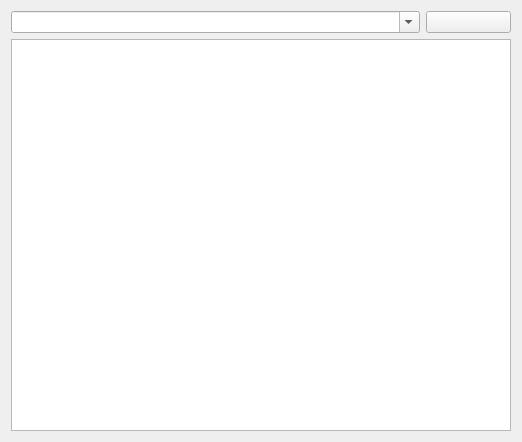
<?xml version="1.0" encoding="UTF-8"?>
<ui version="4.0">
 <class>WotTabWidget</class>
 <widget class="QWidget" name="WotTabWidget">
  <property name="geometry">
   <rect>
    <x>0</x>
    <y>0</y>
    <width>522</width>
    <height>442</height>
   </rect>
  </property>
  <property name="windowTitle">
   <string>Form</string>
  </property>
  <layout class="QGridLayout" name="gridLayout">
   <item row="0" column="0">
    <widget class="QComboBox" name="comboBoxSearch">
     <property name="editable">
      <bool>true</bool>
     </property>
    </widget>
   </item>
   <item row="0" column="1">
    <widget class="QPushButton" name="pushButtonReset">
     <property name="maximumSize">
      <size>
       <width>85</width>
       <height>27</height>
      </size>
     </property>
     <property name="toolTip">
      <string>Center the view on me</string>
     </property>
     <property name="text">
      <string/>
     </property>
     <property name="icon">
      <iconset resource="../icons/icons.qrc">
       <normaloff>:/icons/home_icon</normaloff>:/icons/home_icon</iconset>
     </property>
    </widget>
   </item>
   <item row="1" column="0" colspan="2">
    <widget class="WotView" name="graphicsView">
     <property name="viewportUpdateMode">
      <enum>QGraphicsView::BoundingRectViewportUpdate</enum>
     </property>
    </widget>
   </item>
  </layout>
 </widget>
 <customwidgets>
  <customwidget>
   <class>WotView</class>
   <extends>QGraphicsView</extends>
   <header>cutecoin.gui.views.wot</header>
  </customwidget>
 </customwidgets>
 <resources>
  <include location="../icons/icons.qrc"/>
 </resources>
 <connections>
  <connection>
   <sender>pushButtonReset</sender>
   <signal>clicked()</signal>
   <receiver>WotTabWidget</receiver>
   <slot>reset()</slot>
   <hints>
    <hint type="sourcelabel">
     <x>516</x>
     <y>23</y>
    </hint>
    <hint type="destinationlabel">
     <x>284</x>
     <y>198</y>
    </hint>
   </hints>
  </connection>
  <connection>
   <sender>comboBoxSearch</sender>
   <signal>currentIndexChanged(int)</signal>
   <receiver>WotTabWidget</receiver>
   <slot>select_node()</slot>
   <hints>
    <hint type="sourcelabel">
     <x>215</x>
     <y>22</y>
    </hint>
    <hint type="destinationlabel">
     <x>260</x>
     <y>220</y>
    </hint>
   </hints>
  </connection>
 </connections>
 <slots>
  <slot>reset()</slot>
  <slot>search()</slot>
  <slot>select_node()</slot>
 </slots>
</ui>
